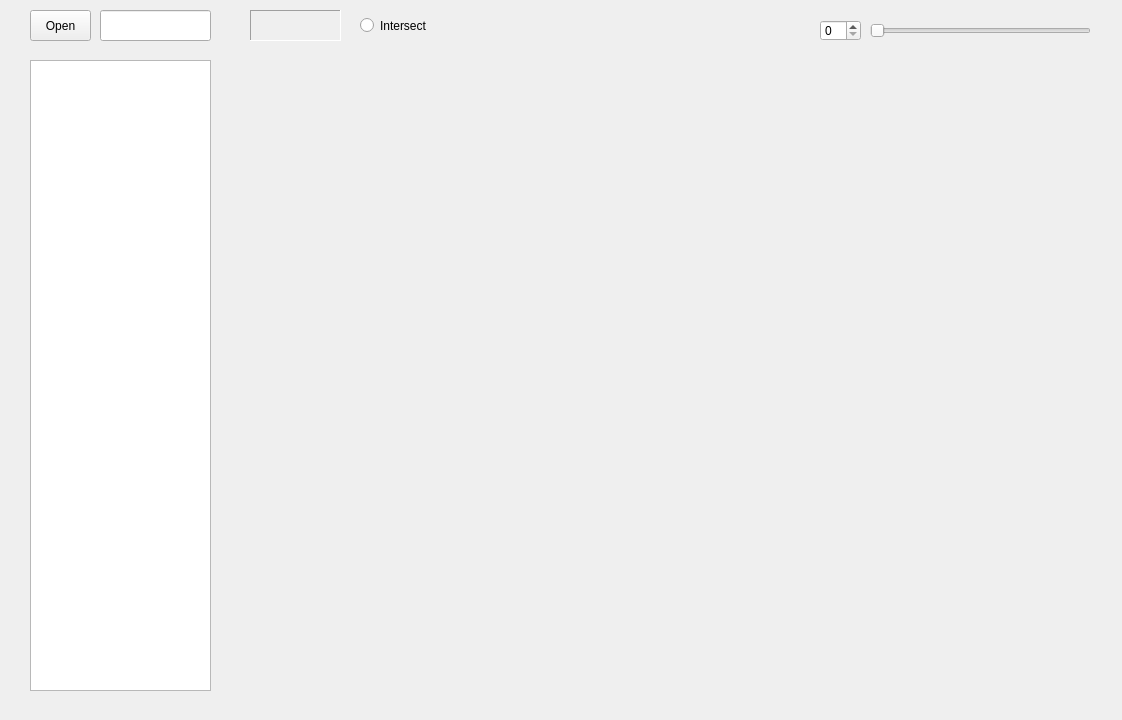
<?xml version="1.0" encoding="UTF-8"?>
<ui version="4.0">
 <class>CoopWorkGUIClass</class>
 <widget class="QWidget" name="CoopWorkGUIClass">
  <property name="geometry">
   <rect>
    <x>0</x>
    <y>0</y>
    <width>1122</width>
    <height>720</height>
   </rect>
  </property>
  <property name="windowTitle">
   <string>CoopWorkGUI</string>
  </property>
  <widget class="QListWidget" name="listWidget">
   <property name="geometry">
    <rect>
     <x>30</x>
     <y>60</y>
     <width>181</width>
     <height>631</height>
    </rect>
   </property>
  </widget>
  <widget class="QPushButton" name="pbtn_open">
   <property name="geometry">
    <rect>
     <x>30</x>
     <y>10</y>
     <width>61</width>
     <height>31</height>
    </rect>
   </property>
   <property name="text">
    <string>Open</string>
   </property>
  </widget>
  <widget class="QLineEdit" name="le_filepath">
   <property name="geometry">
    <rect>
     <x>100</x>
     <y>10</y>
     <width>111</width>
     <height>31</height>
    </rect>
   </property>
  </widget>
  <widget class="QWidget" name="widget" native="true">
   <property name="geometry">
    <rect>
     <x>250</x>
     <y>60</y>
     <width>841</width>
     <height>631</height>
    </rect>
   </property>
   <widget class="QWidget" name="wdt_scroll" native="true">
    <property name="geometry">
     <rect>
      <x>99</x>
      <y>69</y>
      <width>641</width>
      <height>481</height>
     </rect>
    </property>
   </widget>
  </widget>
  <widget class="QSpinBox" name="spinBox">
   <property name="geometry">
    <rect>
     <x>820</x>
     <y>20</y>
     <width>41</width>
     <height>21</height>
    </rect>
   </property>
   <property name="maximum">
    <number>100</number>
   </property>
  </widget>
  <widget class="QSlider" name="horizontalSlider">
   <property name="geometry">
    <rect>
     <x>870</x>
     <y>20</y>
     <width>221</width>
     <height>21</height>
    </rect>
   </property>
   <property name="maximum">
    <number>100</number>
   </property>
   <property name="orientation">
    <enum>Qt::Horizontal</enum>
   </property>
  </widget>
  <widget class="QLabel" name="label">
   <property name="geometry">
    <rect>
     <x>250</x>
     <y>10</y>
     <width>91</width>
     <height>31</height>
    </rect>
   </property>
   <property name="frameShape">
    <enum>QFrame::Panel</enum>
   </property>
   <property name="frameShadow">
    <enum>QFrame::Sunken</enum>
   </property>
   <property name="lineWidth">
    <number>1</number>
   </property>
   <property name="midLineWidth">
    <number>1</number>
   </property>
   <property name="text">
    <string/>
   </property>
  </widget>
  <widget class="QRadioButton" name="radioButton">
   <property name="geometry">
    <rect>
     <x>360</x>
     <y>10</y>
     <width>115</width>
     <height>31</height>
    </rect>
   </property>
   <property name="text">
    <string>Intersect</string>
   </property>
  </widget>
 </widget>
 <layoutdefault spacing="6" margin="11"/>
 <resources>
  <include location="CoopWorkGUI.qrc"/>
 </resources>
 <connections/>
</ui>
